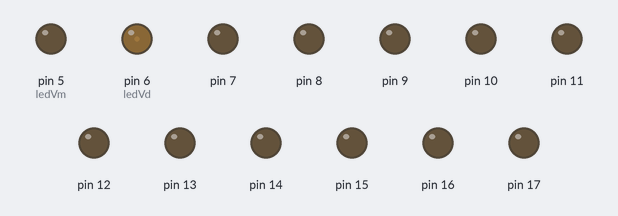
The sketch below on a simulated Arduino Uno, built with avr-gcc and run on an emulated ATmega328P. Shown: output pins drawn as LEDs (lit = HIGH).

Above: at 0.15 s.
At 1.65 s:
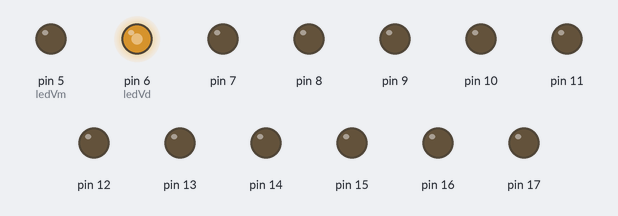
At 2.57 s:
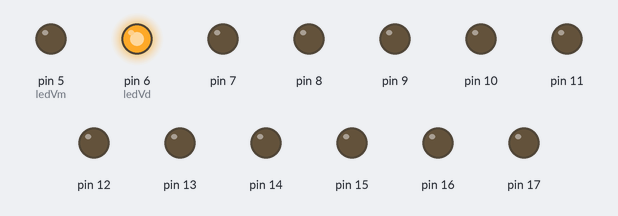
At 4.38 s:
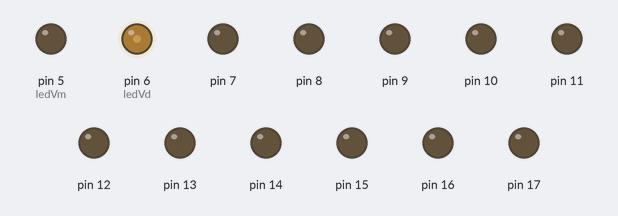
At 19.76 s:
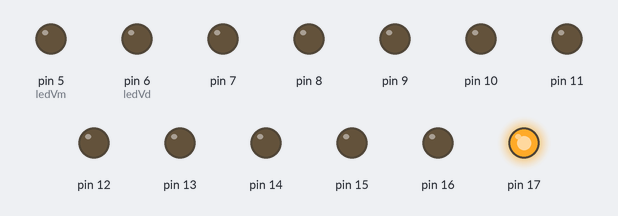
At 39.86 s:
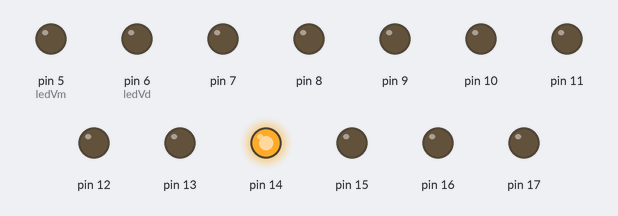
Timing chart, 0 to 40.0 s (numbered marks = the images above):
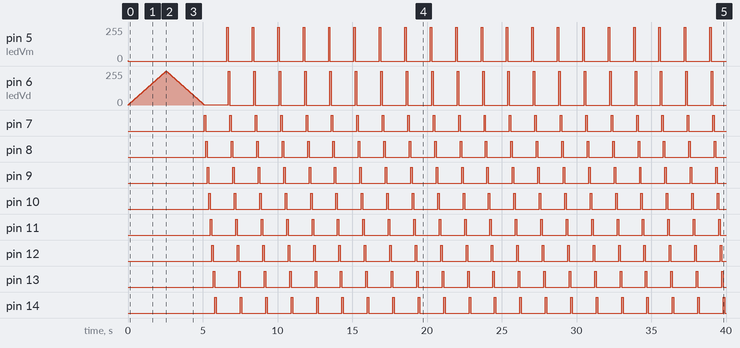

The sketch:

Codigo_Fonte.ino
```cpp
#define ledVm 5
#define ledVd 6

void setup () {
  for (int i = 7; i <= 17; i++)
  {
    pinMode(i, OUTPUT);
    digitalWrite(i, LOW);
  }
  pinMode(ledVm, OUTPUT);
  pinMode(ledVd, OUTPUT);
}
void loop () {
  for (int i = 0; i < 255; i++) {
    analogWrite(ledVd, i);
    analogWrite(ledVm, !i);
    delay(10);
  }
  for (int i = 255; i > 0; i--) {
    analogWrite(ledVd, i);
    analogWrite(ledVm, !i);
    delay(10);
  }
  for (int a = 7; a <= 17; a++)
  {
    digitalWrite(a, HIGH);
    delay(100);
    digitalWrite(a, LOW);
    if (a == 17) {
      a = 0;
    }
  }
}
```

Measured:
- by itself, pin 7: LOW → HIGH at 5.1 s, → LOW 0.10 s later, → HIGH 1.6 s later, → LOW 0.10 s later, … (42 changes in this stretch)
- by itself, pin 8: LOW → HIGH at 5.2 s, → LOW 0.10 s later, → HIGH 1.6 s later, → LOW 0.10 s later, … (42 changes in this stretch)
- by itself, pin 9: LOW → HIGH at 5.3 s, → LOW 0.10 s later, → HIGH 1.6 s later, → LOW 0.10 s later, … (42 changes in this stretch)
- by itself, pin 10: LOW → HIGH at 5.4 s, → LOW 0.10 s later, → HIGH 1.6 s later, → LOW 0.10 s later, … (42 changes in this stretch)
- by itself, pin 11: LOW → HIGH at 5.5 s, → LOW 0.10 s later, → HIGH 1.6 s later, → LOW 0.10 s later, … (42 changes in this stretch)
- by itself, pin 12: LOW → HIGH at 5.6 s, → LOW 0.10 s later, → HIGH 1.6 s later, → LOW 0.10 s later, … (42 changes in this stretch)
- by itself, pin 13: LOW → HIGH at 5.7 s, → LOW 0.10 s later, → HIGH 1.6 s later, → LOW 0.10 s later, … (42 changes in this stretch)
- by itself, pin 14: LOW → HIGH at 5.8 s, → LOW 0.10 s later, → HIGH 1.6 s later, → LOW 0.10 s later, … (42 changes in this stretch)
